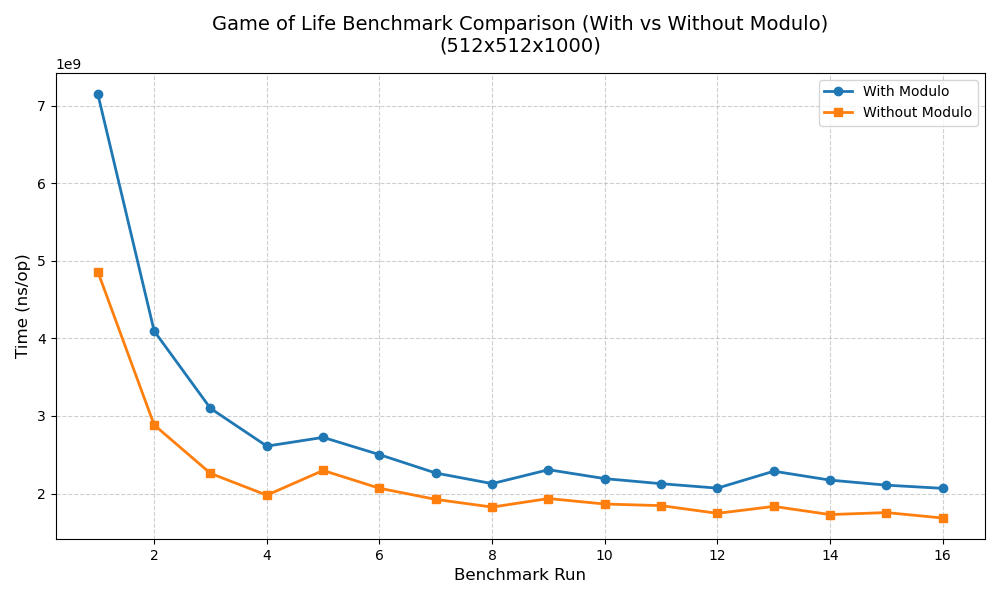

Source code (Python):
import matplotlib.pyplot as plt

# --- Benchmark Data (ns/op) ---
without_modulo = [
    4858726833, 2883478583, 2259372791, 1978190208,
    2297114417, 2067537250, 1924015833, 1824939084,
    1934961167, 1864426250, 1843481959, 1744441875,
    1833637541, 1728517916, 1754183084, 1683975208
]

with_modulo = [
    7148793500, 4094337250, 3097146333, 2610642208,
    2723430375, 2501034791, 2263693833, 2127362167,
    2306494042, 2191719375, 2126333375, 2069215958,
    2287394958, 2172508833, 2107478417, 2066368167
]

# X-axis (benchmark run numbers)
x = list(range(1, 17))

# --- Plot ---
plt.figure(figsize=(10, 6))
plt.plot(x, with_modulo, marker='o', linewidth=2, label='With Modulo')
plt.plot(x, without_modulo, marker='s', linewidth=2, label='Without Modulo')

# Labels and title
plt.title('Game of Life Benchmark Comparison (With vs Without Modulo)\n(512x512x1000)', fontsize=14, pad=15)
plt.xlabel('Benchmark Run', fontsize=12)
plt.ylabel('Time (ns/op)', fontsize=12)

# Grid, legend, and layout
plt.grid(True, linestyle='--', alpha=0.6)
plt.legend()
plt.tight_layout()

# Show plot
plt.show()
